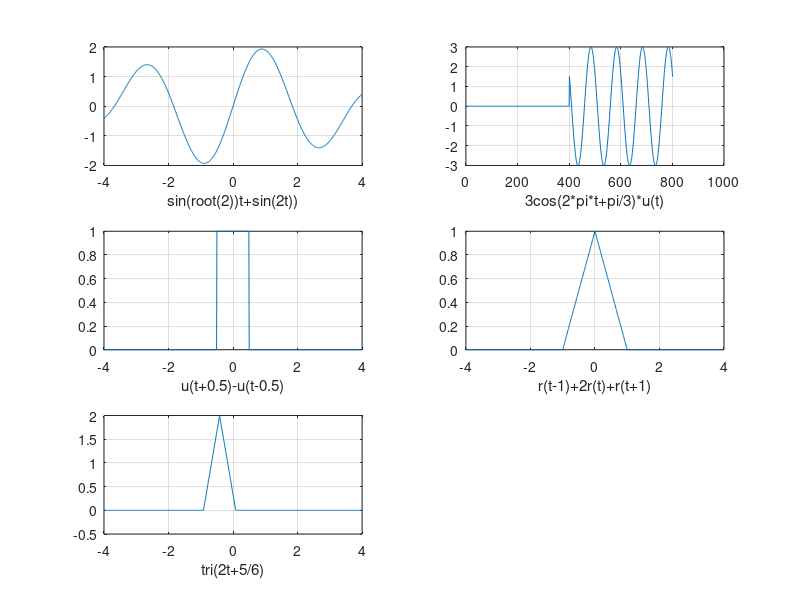

Write the MATLAB code that produced this figure.
clc;
clear all;
close all;
t = (-4:0.01:4)';
unitstep = t>=0;
impulse = t==0;
u1=t>=-0.5;
u2=t>=0.5;
ramp=t.*unitstep;
u3=t>=-1;
u4=t>=1;
r1=(t+1).*u3;
r2=(t-1).*u4;
u5=t>=-5.5/6;
u6=2*u5;
u7=t>=0.5/6;
u8=2*u7;
u9=t>=-2.5/6;
u10=2*u9;
r3=(2*t+11/6).*u6;
r4=(2*t+5/6).*u10;
r5=(2*t-1/6).*u8;
figure;
subplot(3,2,1);
plot(t,sin(2*t)+sin(sqrt(2)*t));
grid on;
xlabel('sin(root(2))t+sin(2t))');
subplot(3,2,1);
plot(t,sin(2*t)+sin(sqrt(2)*t));
grid on;
xlabel('sin(root(2))t+sin(2t))');
subplot(3,2,2);
plot(3*cos(2*pi*t+pi/3).*unitstep);
grid on;
xlabel('3cos(2*pi*t+pi/3)*u(t)');
subplot(3,2,3);
plot(t,(u1-u2));
grid on;
xlabel('u(t+0.5)-u(t-0.5)');
subplot(3,2,4);
plot(t,r1-2*ramp+r2);
grid on;
xlabel('r(t-1)+2r(t)+r(t+1)');
subplot(3,2,5);
plot(t,r3-2*r4+r5);
grid on;
xlabel('tri(2t+5/6)');